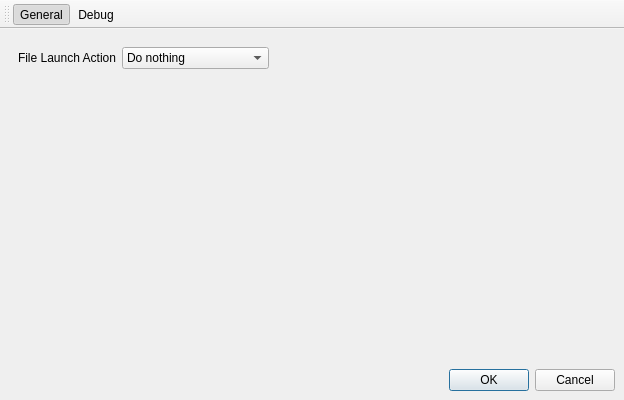
<?xml version="1.0" encoding="UTF-8"?>
<ui version="4.0">
 <class>PreferencesDialog</class>
 <widget class="QMainWindow" name="PreferencesDialog">
  <property name="windowModality">
   <enum>Qt::ApplicationModal</enum>
  </property>
  <property name="geometry">
   <rect>
    <x>0</x>
    <y>0</y>
    <width>624</width>
    <height>400</height>
   </rect>
  </property>
  <property name="windowTitle">
   <string>Preferences</string>
  </property>
  <property name="unifiedTitleAndToolBarOnMac">
   <bool>true</bool>
  </property>
  <widget class="QWidget" name="centralwidget">
   <layout class="QVBoxLayout" name="verticalLayout">
    <item>
     <widget class="QStackedWidget" name="stackedWidget">
      <property name="minimumSize">
       <size>
        <width>600</width>
        <height>150</height>
       </size>
      </property>
      <widget class="QWidget" name="generalPage">
       <layout class="QFormLayout" name="formLayout">
        <property name="fieldGrowthPolicy">
         <enum>QFormLayout::FieldsStayAtSizeHint</enum>
        </property>
        <item row="0" column="0">
         <widget class="QLabel" name="fileLaunchActionLabel">
          <property name="text">
           <string>File Launch Action</string>
          </property>
         </widget>
        </item>
        <item row="0" column="1">
         <widget class="QComboBox" name="fileLaunchActionComboBox">
          <item>
           <property name="text">
            <string>Do nothing</string>
           </property>
          </item>
          <item>
           <property name="text">
            <string>Open last file</string>
           </property>
          </item>
          <item>
           <property name="text">
            <string>Show open file dialog</string>
           </property>
          </item>
         </widget>
        </item>
       </layout>
      </widget>
      <widget class="QWidget" name="debugPage">
       <layout class="QFormLayout" name="formLayout_2">
        <item row="3" column="1">
         <widget class="QCheckBox" name="generalChannelCheckBox">
          <property name="toolTip">
           <string>General actions in the system</string>
          </property>
          <property name="text">
           <string>General</string>
          </property>
         </widget>
        </item>
        <item row="4" column="1">
         <widget class="QCheckBox" name="generalSpecificChannelCheckBox">
          <property name="toolTip">
           <string>General actions, more fine grained</string>
          </property>
          <property name="text">
           <string>General - Specific</string>
          </property>
         </widget>
        </item>
        <item row="5" column="1">
         <widget class="QCheckBox" name="xmlChannelCheckBox">
          <property name="toolTip">
           <string>XML parsing events</string>
          </property>
          <property name="text">
           <string>XML</string>
          </property>
         </widget>
        </item>
        <item row="6" column="1">
         <widget class="QCheckBox" name="hssChannelCheckBox">
          <property name="toolTip">
           <string>HSS parsing events</string>
          </property>
          <property name="text">
           <string>HSS</string>
          </property>
         </widget>
        </item>
        <item row="7" column="1">
         <widget class="QCheckBox" name="observingChannelCheckBox">
          <property name="toolTip">
           <string>Adding, removing and notifying of observers</string>
          </property>
          <property name="text">
           <string>Observing</string>
          </property>
         </widget>
        </item>
        <item row="8" column="1">
         <widget class="QCheckBox" name="eventsChannelCheckBox">
          <property name="toolTip">
           <string>Prints messages about the event handling</string>
          </property>
          <property name="text">
           <string>Events</string>
          </property>
         </widget>
        </item>
        <item row="9" column="1">
         <widget class="QCheckBox" name="eventsSpecificChannelCheckBox">
          <property name="toolTip">
           <string>Event handling, more specific</string>
          </property>
          <property name="text">
           <string>Events - Specific</string>
          </property>
         </widget>
        </item>
        <item row="10" column="1">
         <widget class="QCheckBox" name="tokenizingChannelCheckBox">
          <property name="toolTip">
           <string>Prints the characters that are read by the tokenizer</string>
          </property>
          <property name="text">
           <string>Tokenizing</string>
          </property>
         </widget>
        </item>
        <item row="11" column="1">
         <widget class="QCheckBox" name="fullFilenamesChannelCheckBox">
          <property name="toolTip">
           <string>Normally only the filename is shown, activate this for full paths</string>
          </property>
          <property name="text">
           <string>Full Filenames</string>
          </property>
         </widget>
        </item>
        <item row="1" column="1">
         <widget class="QCheckBox" name="onChannelCheckBox">
          <property name="toolTip">
           <string>Debug on/off</string>
          </property>
          <property name="text">
           <string>On</string>
          </property>
         </widget>
        </item>
        <item row="2" column="1">
         <widget class="QCheckBox" name="overviewChannelCheckBox">
          <property name="toolTip">
           <string>Basic high level actions</string>
          </property>
          <property name="text">
           <string>Overview</string>
          </property>
         </widget>
        </item>
        <item row="1" column="0">
         <widget class="QLabel" name="debuggingChannelsLabel">
          <property name="text">
           <string>Debugging Channels</string>
          </property>
         </widget>
        </item>
       </layout>
      </widget>
     </widget>
    </item>
    <item>
     <widget class="QDialogButtonBox" name="buttonBox">
      <property name="orientation">
       <enum>Qt::Horizontal</enum>
      </property>
      <property name="standardButtons">
       <set>QDialogButtonBox::Cancel|QDialogButtonBox::Ok</set>
      </property>
     </widget>
    </item>
   </layout>
  </widget>
  <widget class="QToolBar" name="toolBar">
   <property name="windowTitle">
    <string>toolBar</string>
   </property>
   <property name="toolButtonStyle">
    <enum>Qt::ToolButtonTextUnderIcon</enum>
   </property>
   <attribute name="toolBarArea">
    <enum>TopToolBarArea</enum>
   </attribute>
   <attribute name="toolBarBreak">
    <bool>false</bool>
   </attribute>
   <addaction name="generalAction"/>
   <addaction name="debugAction"/>
  </widget>
  <action name="generalAction">
   <property name="checkable">
    <bool>true</bool>
   </property>
   <property name="checked">
    <bool>true</bool>
   </property>
   <property name="icon">
    <iconset resource="Resources.qrc">
     <normaloff>:/icons/General.png</normaloff>:/icons/General.png</iconset>
   </property>
   <property name="text">
    <string>General</string>
   </property>
  </action>
  <action name="debugAction">
   <property name="checkable">
    <bool>true</bool>
   </property>
   <property name="icon">
    <iconset resource="Resources.qrc">
     <normaloff>:/icons/Debug.png</normaloff>:/icons/Debug.png</iconset>
   </property>
   <property name="text">
    <string>Debug</string>
   </property>
  </action>
 </widget>
 <resources>
  <include location="Resources.qrc"/>
 </resources>
 <connections>
  <connection>
   <sender>buttonBox</sender>
   <signal>accepted()</signal>
   <receiver>PreferencesDialog</receiver>
   <slot>accept()</slot>
   <hints>
    <hint type="sourcelabel">
     <x>399</x>
     <y>379</y>
    </hint>
    <hint type="destinationlabel">
     <x>399</x>
     <y>299</y>
    </hint>
   </hints>
  </connection>
  <connection>
   <sender>buttonBox</sender>
   <signal>rejected()</signal>
   <receiver>PreferencesDialog</receiver>
   <slot>reject()</slot>
   <hints>
    <hint type="sourcelabel">
     <x>399</x>
     <y>379</y>
    </hint>
    <hint type="destinationlabel">
     <x>399</x>
     <y>299</y>
    </hint>
   </hints>
  </connection>
  <connection>
   <sender>fileLaunchActionComboBox</sender>
   <signal>currentIndexChanged(int)</signal>
   <receiver>PreferencesDialog</receiver>
   <slot>preferenceChanged()</slot>
   <hints>
    <hint type="sourcelabel">
     <x>365</x>
     <y>95</y>
    </hint>
    <hint type="destinationlabel">
     <x>299</x>
     <y>199</y>
    </hint>
   </hints>
  </connection>
  <connection>
   <sender>generalAction</sender>
   <signal>triggered()</signal>
   <receiver>PreferencesDialog</receiver>
   <slot>switchPage()</slot>
   <hints>
    <hint type="sourcelabel">
     <x>-1</x>
     <y>-1</y>
    </hint>
    <hint type="destinationlabel">
     <x>299</x>
     <y>199</y>
    </hint>
   </hints>
  </connection>
  <connection>
   <sender>debugAction</sender>
   <signal>triggered()</signal>
   <receiver>PreferencesDialog</receiver>
   <slot>switchPage()</slot>
   <hints>
    <hint type="sourcelabel">
     <x>-1</x>
     <y>-1</y>
    </hint>
    <hint type="destinationlabel">
     <x>299</x>
     <y>199</y>
    </hint>
   </hints>
  </connection>
  <connection>
   <sender>overviewChannelCheckBox</sender>
   <signal>stateChanged(int)</signal>
   <receiver>PreferencesDialog</receiver>
   <slot>preferenceChanged()</slot>
   <hints>
    <hint type="sourcelabel">
     <x>362</x>
     <y>122</y>
    </hint>
    <hint type="destinationlabel">
     <x>311</x>
     <y>199</y>
    </hint>
   </hints>
  </connection>
  <connection>
   <sender>generalChannelCheckBox</sender>
   <signal>stateChanged(int)</signal>
   <receiver>PreferencesDialog</receiver>
   <slot>preferenceChanged()</slot>
   <hints>
    <hint type="sourcelabel">
     <x>376</x>
     <y>144</y>
    </hint>
    <hint type="destinationlabel">
     <x>480</x>
     <y>-14</y>
    </hint>
   </hints>
  </connection>
  <connection>
   <sender>generalSpecificChannelCheckBox</sender>
   <signal>stateChanged(int)</signal>
   <receiver>PreferencesDialog</receiver>
   <slot>preferenceChanged()</slot>
   <hints>
    <hint type="sourcelabel">
     <x>425</x>
     <y>169</y>
    </hint>
    <hint type="destinationlabel">
     <x>535</x>
     <y>-25</y>
    </hint>
   </hints>
  </connection>
  <connection>
   <sender>xmlChannelCheckBox</sender>
   <signal>stateChanged(int)</signal>
   <receiver>PreferencesDialog</receiver>
   <slot>preferenceChanged()</slot>
   <hints>
    <hint type="sourcelabel">
     <x>334</x>
     <y>194</y>
    </hint>
    <hint type="destinationlabel">
     <x>206</x>
     <y>-53</y>
    </hint>
   </hints>
  </connection>
  <connection>
   <sender>hssChannelCheckBox</sender>
   <signal>stateChanged(int)</signal>
   <receiver>PreferencesDialog</receiver>
   <slot>preferenceChanged()</slot>
   <hints>
    <hint type="sourcelabel">
     <x>351</x>
     <y>216</y>
    </hint>
    <hint type="destinationlabel">
     <x>156</x>
     <y>-66</y>
    </hint>
   </hints>
  </connection>
  <connection>
   <sender>observingChannelCheckBox</sender>
   <signal>stateChanged(int)</signal>
   <receiver>PreferencesDialog</receiver>
   <slot>preferenceChanged()</slot>
   <hints>
    <hint type="sourcelabel">
     <x>398</x>
     <y>238</y>
    </hint>
    <hint type="destinationlabel">
     <x>729</x>
     <y>208</y>
    </hint>
   </hints>
  </connection>
  <connection>
   <sender>eventsChannelCheckBox</sender>
   <signal>stateChanged(int)</signal>
   <receiver>PreferencesDialog</receiver>
   <slot>preferenceChanged()</slot>
   <hints>
    <hint type="sourcelabel">
     <x>369</x>
     <y>261</y>
    </hint>
    <hint type="destinationlabel">
     <x>717</x>
     <y>231</y>
    </hint>
   </hints>
  </connection>
  <connection>
   <sender>eventsSpecificChannelCheckBox</sender>
   <signal>stateChanged(int)</signal>
   <receiver>PreferencesDialog</receiver>
   <slot>preferenceChanged()</slot>
   <hints>
    <hint type="sourcelabel">
     <x>435</x>
     <y>288</y>
    </hint>
    <hint type="destinationlabel">
     <x>689</x>
     <y>254</y>
    </hint>
   </hints>
  </connection>
  <connection>
   <sender>tokenizingChannelCheckBox</sender>
   <signal>stateChanged(int)</signal>
   <receiver>PreferencesDialog</receiver>
   <slot>preferenceChanged()</slot>
   <hints>
    <hint type="sourcelabel">
     <x>394</x>
     <y>308</y>
    </hint>
    <hint type="destinationlabel">
     <x>680</x>
     <y>279</y>
    </hint>
   </hints>
  </connection>
  <connection>
   <sender>fullFilenamesChannelCheckBox</sender>
   <signal>stateChanged(int)</signal>
   <receiver>PreferencesDialog</receiver>
   <slot>preferenceChanged()</slot>
   <hints>
    <hint type="sourcelabel">
     <x>368</x>
     <y>327</y>
    </hint>
    <hint type="destinationlabel">
     <x>662</x>
     <y>303</y>
    </hint>
   </hints>
  </connection>
  <connection>
   <sender>onChannelCheckBox</sender>
   <signal>stateChanged(int)</signal>
   <receiver>PreferencesDialog</receiver>
   <slot>preferenceChanged()</slot>
   <hints>
    <hint type="sourcelabel">
     <x>343</x>
     <y>104</y>
    </hint>
    <hint type="destinationlabel">
     <x>676</x>
     <y>102</y>
    </hint>
   </hints>
  </connection>
 </connections>
 <slots>
  <slot>accept()</slot>
  <slot>reject()</slot>
  <slot>preferenceChanged()</slot>
  <slot>switchPage()</slot>
 </slots>
</ui>
